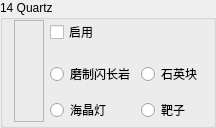
                 <widget class="QGroupBox" name="Base14">
                  <property name="sizePolicy">
                   <sizepolicy hsizetype="Expanding" vsizetype="Minimum">
                    <horstretch>0</horstretch>
                    <verstretch>0</verstretch>
                   </sizepolicy>
                  </property>
                  <property name="minimumSize">
                   <size>
                    <width>30</width>
                    <height>0</height>
                   </size>
                  </property>
                  <property name="maximumSize">
                   <size>
                    <width>16777215</width>
                    <height>16777215</height>
                   </size>
                  </property>
                  <property name="autoFillBackground">
                   <bool>true</bool>
                  </property>
                  <property name="title">
                   <string>14 Quartz</string>
                  </property>
                  <property name="flat">
                   <bool>false</bool>
                  </property>
                  <layout class="QGridLayout" name="gridLayout_37">
                   <property name="topMargin">
                    <number>0</number>
                   </property>
                   <property name="bottomMargin">
                    <number>3</number>
                   </property>
                   <item row="0" column="1">
                    <widget class="QCheckBox" name="Enable14">
                     <property name="sizePolicy">
                      <sizepolicy hsizetype="Expanding" vsizetype="Fixed">
                       <horstretch>0</horstretch>
                       <verstretch>0</verstretch>
                      </sizepolicy>
                     </property>
                     <property name="text">
                      <string>启用</string>
                     </property>
                    </widget>
                   </item>
                   <item row="0" column="2">
                    <spacer name="horizontalSpacer_26">
                     <property name="orientation">
                      <enum>Qt::Horizontal</enum>
                     </property>
                     <property name="sizeHint" stdset="0">
                      <size>
                       <width>40</width>
                       <height>20</height>
                      </size>
                     </property>
                    </spacer>
                   </item>
                   <item row="3" column="1">
                    <widget class="QRadioButton" name="is14PolishedDiorite">
                     <property name="text">
                      <string>磨制闪长岩</string>
                     </property>
                     <property name="icon">
                      <iconset resource="BlockTextures.qrc">
                       <normaloff>:/new/Textures/Slope/block/polished_diorite.png</normaloff>:/new/Textures/Slope/block/polished_diorite.png</iconset>
                     </property>
                    </widget>
                   </item>
                   <item row="3" column="2">
                    <widget class="QRadioButton" name="is14QuartzBlock">
                     <property name="text">
                      <string>石英块</string>
                     </property>
                     <property name="icon">
                      <iconset resource="BlockTextures.qrc">
                       <normaloff>:/new/Textures/Slope/block/quartz_block_side.png</normaloff>:/new/Textures/Slope/block/quartz_block_side.png</iconset>
                     </property>
                    </widget>
                   </item>
                   <item row="5" column="1">
                    <widget class="QRadioButton" name="is14SeaLantern">
                     <property name="text">
                      <string>海晶灯</string>
                     </property>
                     <property name="icon">
                      <iconset resource="BlockTextures.qrc">
                       <normaloff>:/new/Textures/Slope/block/sea_lantern.png</normaloff>:/new/Textures/Slope/block/sea_lantern.png</iconset>
                     </property>
                    </widget>
                   </item>
                   <item row="5" column="2">
                    <widget class="QRadioButton" name="is14Target">
                     <property name="text">
                      <string>靶子</string>
                     </property>
                     <property name="icon">
                      <iconset resource="BlockTextures.qrc">
                       <normaloff>:/new/Textures/Slope/block/target_side.png</normaloff>:/new/Textures/Slope/block/target_side.png</iconset>
                     </property>
                    </widget>
                   </item>
                   <item row="0" column="0" rowspan="6">
                    <widget class="QLabel" name="Color14">
                     <property name="minimumSize">
                      <size>
                       <width>30</width>
                       <height>0</height>
                      </size>
                     </property>
                     <property name="font">
                      <font>
                       <family>微软雅黑</family>
                       <pointsize>9</pointsize>
                      </font>
                     </property>
                     <property name="frameShape">
                      <enum>QFrame::StyledPanel</enum>
                     </property>
                     <property name="text">
                      <string/>
                     </property>
                    </widget>
                   </item>
                  </layout>
                 </widget>
